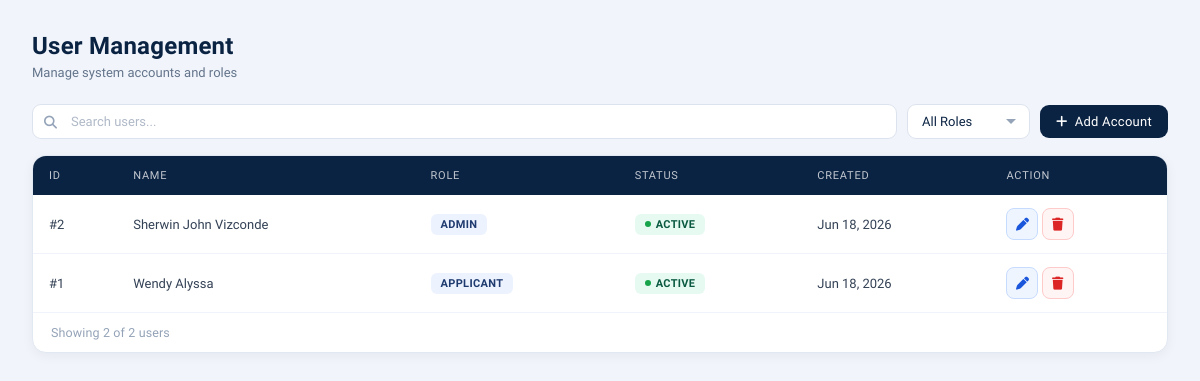
Screenshot of /admin/users.php (signed in) with the database file from the repository.
### tables this page shows
CREATE TABLE users (
    id INT AUTO_INCREMENT PRIMARY KEY,
    first_name VARCHAR(100) NOT NULL,
    middle_name VARCHAR(100) DEFAULT NULL,
    last_name VARCHAR(100) NOT NULL,
    extension_name VARCHAR(50) DEFAULT NULL,
    birthdate DATE DEFAULT NULL,
    program VARCHAR(150) DEFAULT NULL,
    email VARCHAR(150) UNIQUE NOT NULL,
    contact VARCHAR(20) DEFAULT NULL,
    user_role ENUM('admin','user','applicant') DEFAULT 'applicant',
    status ENUM('active','inactive') DEFAULT 'active',
    password_hash VARCHAR(255) NOT NULL,
    created_at TIMESTAMP DEFAULT CURRENT_TIMESTAMP
);

### admin/users.php (the view, shortened to what this page needs)
<?php
$pdo = db();
function h($str): string {
    return htmlspecialchars((string) $str, ENT_QUOTES, 'UTF-8');
}
$page       = max(1, (int) ($_GET['p'] ?? 1));
$limit      = 10;
$offset     = ($page - 1) * $limit;
$totalUsers = (int) $pdo->query("SELECT COUNT(*) FROM users")->fetchColumn();
$stmt = $pdo->prepare("
    SELECT id, first_name, last_name, extension_name,
           user_role, status, created_at
    FROM users
    ORDER BY id DESC
    LIMIT $limit OFFSET $offset
");
$stmt->execute();
$users = $stmt->fetchAll(PDO::FETCH_ASSOC);
?>
<link rel="stylesheet" href="../asset/css/users.css">
<link rel="stylesheet" href="https://cdnjs.cloudflare.com/ajax/libs/font-awesome/6.5.2/css/all.min.css">
<div class="content">
    <div class="page-header">
        <h2>User Management</h2>
        <p>Manage system accounts and roles</p>
    </div>
    <div class="toolbar">
        <div class="search-wrap">
            <input type="text" id="searchInput" placeholder="Search users...">
        </div>
        <select class="filter-select" id="roleFilter">
            <option value="">All Roles</option>
        </select>
        <button class="create-btn" id="openModalBtn">
            <i class="fa fa-plus"></i> Add Account
        </button>
    </div>
    <div class="table-card">
        <table>
            <thead>
                <tr>
                    <th>ID</th>
                    <th>Name</th>
                    <th>Role</th>
                    <th>Status</th>
                    <th>Created</th>
                    <th>Action</th>
                </tr>
            </thead>
            <tbody id="tableBody">
            <?php if (!empty($users)): ?>
                <?php foreach ($users as $u): ?>
                    <?php
                        $fullname = trim(
                            $u['first_name'] . ' ' . $u['last_name'] .
                            (!empty($u['extension_name']) ? ' ' . $u['extension_name'] : '')
                        );
                        $role   = strtolower($u['user_role']);
                        $status = strtolower($u['status']);
                    ?>
                    <tr data-name="<?= h(strtolower($fullname)) ?>"
                        data-role="<?= h($role) ?>">
                        <td>#<?= h($u['id']) ?></td>
                        <td><?= h($fullname) ?></td>
                        <td>
                            <span class="badge"><?= h(ucwords($u['user_role'])) ?></span>
                        </td>
                        <td>
                            <span class="status-badge status-<?= h($status) ?>">
                                <?= h(ucfirst($u['status'])) ?>
                            </span>
                        </td>
                        <td><?= date('M d, Y', strtotime($u['created_at'])) ?></td>
                        <td>
                            <a href="?page=users&edit_id=<?= $u['id'] ?>"
                               class="action-btn edit-btn"
                               title="Edit user">
                                <i class="fa fa-pen"></i>
                            </a>
                            <form method="POST" style="display:inline;"
                                  onsubmit="return confirm('Delete this user?')">
                                <button type="submit" class="action-btn delete-btn">
                                    <i class="fa fa-trash"></i>
                                </button>
                            </form>
                        </td>
                    </tr>
                <?php endforeach; ?>
            <?php else: ?>
                <tr><td colspan="6">No users found</td></tr>
            <?php endif; ?>
            </tbody>
        </table>
        <div class="pagination">
            Showing <?= count($users) ?> of <?= $totalUsers ?> users
        </div>
    </div>
</div>

### rows the page displays
users: id "2", fullname "Sherwin John Vizconde", user_role "ADMIN", status "ACTIVE", created_at "Jun 18, 2026"
users: id "1", first_name "Wendy Alyssa", user_role "APPLICANT", status "ACTIVE", created_at "Jun 18, 2026"

### other values shown
count($users) "2"
$totalUsers "2"
